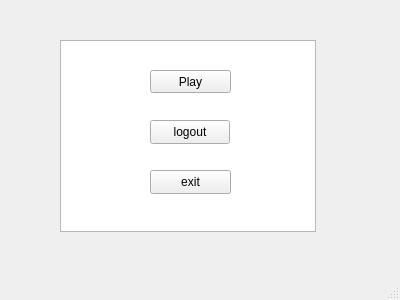
<?xml version="1.0" encoding="UTF-8"?>
<ui version="4.0">
 <class>MainWindow</class>
 <widget class="QMainWindow" name="MainWindow">
  <property name="geometry">
   <rect>
    <x>0</x>
    <y>0</y>
    <width>400</width>
    <height>300</height>
   </rect>
  </property>
  <widget class="QWidget" name="centralwidget">
   <widget class="QPushButton" name="playButton">
    <property name="geometry">
     <rect>
      <x>150</x>
      <y>70</y>
      <width>81</width>
      <height>23</height>
     </rect>
    </property>
    <property name="styleSheet">
     <string notr="true"/>
    </property>
    <property name="text">
     <string>Play</string>
    </property>
   </widget>
   <widget class="QListWidget" name="historyList">
    <property name="geometry">
     <rect>
      <x>60</x>
      <y>40</y>
      <width>256</width>
      <height>192</height>
     </rect>
    </property>
   </widget>
   <widget class="QPushButton" name="logoutButton">
    <property name="geometry">
     <rect>
      <x>150</x>
      <y>120</y>
      <width>80</width>
      <height>24</height>
     </rect>
    </property>
    <property name="text">
     <string>logout</string>
    </property>
   </widget>
   <widget class="QPushButton" name="exitButton">
    <property name="geometry">
     <rect>
      <x>150</x>
      <y>170</y>
      <width>81</width>
      <height>24</height>
     </rect>
    </property>
    <property name="text">
     <string>exit</string>
    </property>
   </widget>
   <zorder>historyList</zorder>
   <zorder>playButton</zorder>
   <zorder>logoutButton</zorder>
   <zorder>exitButton</zorder>
  </widget>
  <widget class="QMenuBar" name="menubar">
   <property name="geometry">
    <rect>
     <x>0</x>
     <y>0</y>
     <width>400</width>
     <height>25</height>
    </rect>
   </property>
  </widget>
  <widget class="QStatusBar" name="statusbar"/>
 </widget>
 <resources/>
 <connections/>
</ui>
